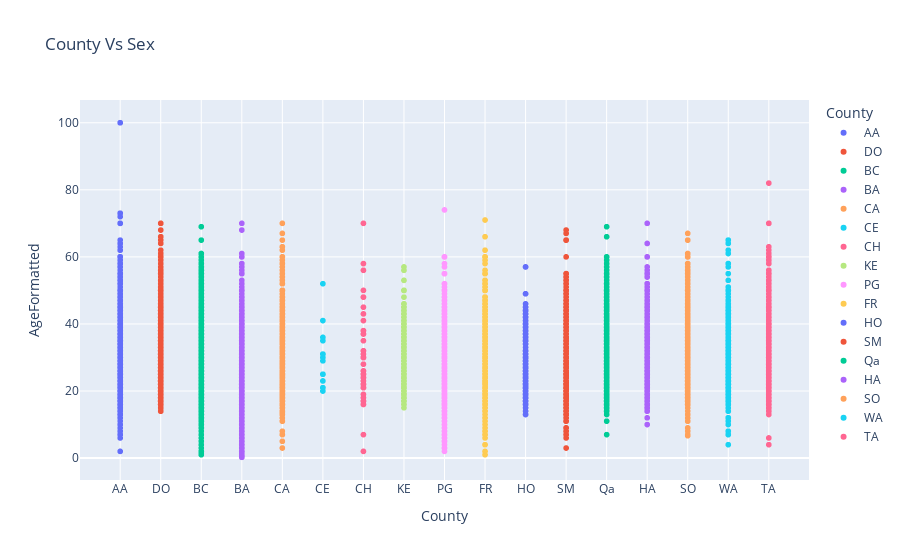

Here is the notebook cell this chart was saved with:
### Code cell
fig = px.scatter(df[df["County"].notna()&df["AgeFormatted"].notna()], x="County", y="AgeFormatted", color="County", hover_name="Freed_FirstName",
                 title="County Vs Sex")

fig.show()
# fig = px.pie(df, names='AgeFormatted',color_discrete_sequence=px.colors.sequential.RdBu)
# fig.show()

### Figure 1 — Plotly figure (JSON) as saved in the notebook; plotly's stock layout.template omitted (floating-point values rounded to 4 significant figures; data arrays with more than 128 entries replaced by an {"elided": "..."} marker saying what was removed)
{"data": [{"hovertemplate": "<b>%{hovertext}</b><br><br>County=%{x}<br>AgeFormatted=%{y}<extra></extra>", "hovertext": {"elided": "3806 str values"}, "legendgroup": "AA", "marker": {"color": "#636efa", "symbol": "circle"}, "mode": "markers", "name": "AA", "showlegend": true, "type": "scattergl", "x": {"elided": "3806 str values"}, "xaxis": "x", "y": {"elided": "3806 int values"}, "yaxis": "y"}, {"hovertemplate": "<b>%{hovertext}</b><br><br>County=%{x}<br>AgeFormatted=%{y}<extra></extra>", "hovertext": {"elided": "1916 str values"}, "legendgroup": "DO", "marker": {"color": "#EF553B", "symbol": "circle"}, "mode": "markers", "name": "DO", "showlegend": true, "type": "scattergl", "x": {"elided": "1916 str values"}, "xaxis": "x", "y": {"elided": "1916 float values"}, "yaxis": "y"}, {"hovertemplate": "<b>%{hovertext}</b><br><br>County=%{x}<br>AgeFormatted=%{y}<extra></extra>", "hovertext": {"elided": "4000 str values"}, "legendgroup": "BC", "marker": {"color": "#00cc96", "symbol": "circle"}, "mode": "markers", "name": "BC", "showlegend": true, "type": "scattergl", "x": {"elided": "4000 str values"}, "xaxis": "x", "y": {"elided": "4000 float values"}, "yaxis": "y"}, {"hovertemplate": "<b>%{hovertext}</b><br><br>County=%{x}<br>AgeFormatted=%{y}<extra></extra>", "hovertext": {"elided": "1702 str values"}, "legendgroup": "BA", "marker": {"color": "#ab63fa", "symbol": "circle"}, "mode": "markers", "name": "BA", "showlegend": true, "type": "scattergl", "x": {"elided": "1702 str values"}, "xaxis": "x", "y": {"elided": "1702 float values"}, "yaxis": "y"}, {"hovertemplate": "<b>%{hovertext}</b><br><br>County=%{x}<br>AgeFormatted=%{y}<extra></extra>", "hovertext": {"elided": "1047 str values"}, "legendgroup": "CA", "marker": {"color": "#FFA15A", "symbol": "circle"}, "mode": "markers", "name": "CA", "showlegend": true, "type": "scattergl", "x": {"elided": "1047 str values"}, "xaxis": "x", "y": {"elided": "1047 float values"}, "yaxis": "y"}, {"hovertemplate": "<b>%{hovertext}</b><br><br>County=%{x}<br>AgeFormatted=%{y}<extra></extra>", "hovertext": ["Deborah", "John", "Jacob", "Edward", "Richard", "Phillis", "Ned", "Mary", "Edward", "Abraham", "Leonard", "Peter", "George", "Isaac", "Henny", "Ned"], "legendgroup": "CE", "marker": {"color": "#19d3f3", "symbol": "circle"}, "mode": "markers", "name": "CE", "showlegend": true, "type": "scattergl", "x": ["CE", "CE", "CE", "CE", "CE", "CE", "CE", "CE", "CE", "CE", "CE", "CE", "CE", "CE", "CE", "CE"], "xaxis": "x", "y": [29, 21, 31, 25, 25, 20, 21, 25, 52, 31, 31, 30, 23, 41, 35, 36], "yaxis": "y"}, {"hovertemplate": "<b>%{hovertext}</b><br><br>County=%{x}<br>AgeFormatted=%{y}<extra></extra>", "hovertext": ["Ralph", "Ann", "Eliza Ann", "Brooke", "Robin", "Barton", "Stephen", "Harry", "Kiah Ann", "Peggy", "Granderson", "William", "Mathew", "Mary Jane ", "Laura Ann", "Nancy", "Catherine", "Charles", "Ann", "Sarah", "Lucy", "Polly", "Galen", "John", "Jeremiah", "Dolly", "Isuck", "Betty", "James", "John", "Phillis", "William", "Hester", "Charles", "Cealy", "Mary", "William", "Madison", "Cecily", "Monica", "Rosanna'", "Nancy", "Martha", "Margaret", "Sam", "Billy", "Esther", "Cecelia", "Ann", "John", "Henry", "Tom", "Josias"], "legendgroup": "CH", "marker": {"color": "#FF6692", "symbol": "circle"}, "mode": "markers", "name": "CH", "showlegend": true, "type": "scattergl", "x": ["CH", "CH", "CH", "CH", "CH", "CH", "CH", "CH", "CH", "CH", "CH", "CH", "CH", "CH", "CH", "CH", "CH", "CH", "CH", "CH", "CH", "CH", "CH", "CH", "CH", "CH", "CH", "CH", "CH", "CH", "CH", "CH", "CH", "CH", "CH", "CH", "CH", "CH", "CH", "CH", "CH", "CH", "CH", "CH", "CH", "CH", "CH", "CH", "CH", "CH", "CH", "CH", "CH"], "xaxis": "x", "y": [58, 30, 22, 37, 21, 48, 32, 31, 23, 25, 24, 22, 21, 17, 25, 30, 17, 37, 19, 21, 45, 56, 22, 24, 25, 30, 21, 38, 18, 30, 41, 2, 25, 30, 16, 30, 22, 16, 48, 70, 17, 43, 7, 25, 28, 50, 26, 32, 21, 38, 26, 24, 35], "yaxis": "y"}, {"hovertemplate": "<b>%{hovertext}</b><br><br>County=%{x}<br>AgeFormatted=%{y}<extra></extra>", "hovertext": {"elided": "509 str values"}, "legendgroup": "KE", "marker": {"color": "#B6E880", "symbol": "circle"}, "mode": "markers", "name": "KE", "showlegend": true, "type": "scattergl", "x": {"elided": "509 str values"}, "xaxis": "x", "y": {"elided": "509 int values"}, "yaxis": "y"}, {"hovertemplate": "<b>%{hovertext}</b><br><br>County=%{x}<br>AgeFormatted=%{y}<extra></extra>", "hovertext": {"elided": "898 str values"}, "legendgroup": "PG", "marker": {"color": "#FF97FF", "symbol": "circle"}, "mode": "markers", "name": "PG", "showlegend": true, "type": "scattergl", "x": {"elided": "898 str values"}, "xaxis": "x", "y": {"elided": "898 int values"}, "yaxis": "y"}, {"hovertemplate": "<b>%{hovertext}</b><br><br>County=%{x}<br>AgeFormatted=%{y}<extra></extra>", "hovertext": {"elided": "1323 str values"}, "legendgroup": "FR", "marker": {"color": "#FECB52", "symbol": "circle"}, "mode": "markers", "name": "FR", "showlegend": true, "type": "scattergl", "x": {"elided": "1323 str values"}, "xaxis": "x", "y": {"elided": "1323 float values"}, "yaxis": "y"}, {"hovertemplate": "<b>%{hovertext}</b><br><br>County=%{x}<br>AgeFormatted=%{y}<extra></extra>", "hovertext": {"elided": "339 str values"}, "legendgroup": "HO", "marker": {"color": "#636efa", "symbol": "circle"}, "mode": "markers", "name": "HO", "showlegend": true, "type": "scattergl", "x": {"elided": "339 str values"}, "xaxis": "x", "y": {"elided": "339 int values"}, "yaxis": "y"}, {"hovertemplate": "<b>%{hovertext}</b><br><br>County=%{x}<br>AgeFormatted=%{y}<extra></extra>", "hovertext": {"elided": "1147 str values"}, "legendgroup": "SM", "marker": {"color": "#EF553B", "symbol": "circle"}, "mode": "markers", "name": "SM", "showlegend": true, "type": "scattergl", "x": {"elided": "1147 str values"}, "xaxis": "x", "y": {"elided": "1147 int values"}, "yaxis": "y"}, {"hovertemplate": "<b>%{hovertext}</b><br><br>County=%{x}<br>AgeFormatted=%{y}<extra></extra>", "hovertext": {"elided": "2143 str values"}, "legendgroup": "Qa", "marker": {"color": "#00cc96", "symbol": "circle"}, "mode": "markers", "name": "Qa", "showlegend": true, "type": "scattergl", "x": {"elided": "2143 str values"}, "xaxis": "x", "y": {"elided": "2143 int values"}, "yaxis": "y"}, {"hovertemplate": "<b>%{hovertext}</b><br><br>County=%{x}<br>AgeFormatted=%{y}<extra></extra>", "hovertext": {"elided": "442 str values"}, "legendgroup": "HA", "marker": {"color": "#ab63fa", "symbol": "circle"}, "mode": "markers", "name": "HA", "showlegend": true, "type": "scattergl", "x": {"elided": "442 str values"}, "xaxis": "x", "y": {"elided": "442 int values"}, "yaxis": "y"}, {"hovertemplate": "<b>%{hovertext}</b><br><br>County=%{x}<br>AgeFormatted=%{y}<extra></extra>", "hovertext": {"elided": "1001 str values"}, "legendgroup": "SO", "marker": {"color": "#FFA15A", "symbol": "circle"}, "mode": "markers", "name": "SO", "showlegend": true, "type": "scattergl", "x": {"elided": "1001 str values"}, "xaxis": "x", "y": {"elided": "1001 float values"}, "yaxis": "y"}, {"hovertemplate": "<b>%{hovertext}</b><br><br>County=%{x}<br>AgeFormatted=%{y}<extra></extra>", "hovertext": {"elided": "642 str values"}, "legendgroup": "WA", "marker": {"color": "#19d3f3", "symbol": "circle"}, "mode": "markers", "name": "WA", "showlegend": true, "type": "scattergl", "x": {"elided": "642 str values"}, "xaxis": "x", "y": {"elided": "642 int values"}, "yaxis": "y"}, {"hovertemplate": "<b>%{hovertext}</b><br><br>County=%{x}<br>AgeFormatted=%{y}<extra></extra>", "hovertext": {"elided": "1435 str values"}, "legendgroup": "TA", "marker": {"color": "#FF6692", "symbol": "circle"}, "mode": "markers", "name": "TA", "showlegend": true, "type": "scattergl", "x": {"elided": "1435 str values"}, "xaxis": "x", "y": {"elided": "1435 float values"}, "yaxis": "y"}], "layout": {"autosize": true, "legend": {"title": {"text": "County"}, "tracegroupgap": 0}, "title": {"text": "County Vs Sex"}, "xaxis": {"anchor": "y", "autorange": true, "categoryarray": ["AA", "DO", "BC", "BA", "CA", "CE", "CH", "KE", "PG", "FR", "HO", "SM", "Qa", "HA", "SO", "WA", "TA"], "categoryorder": "array", "domain": [0, 1], "range": [-0.9489, 16.95], "title": {"text": "County"}, "type": "category"}, "yaxis": {"anchor": "x", "autorange": true, "domain": [0, 1], "range": [-7.057, 107.3], "title": {"text": "AgeFormatted"}, "type": "linear"}}}
